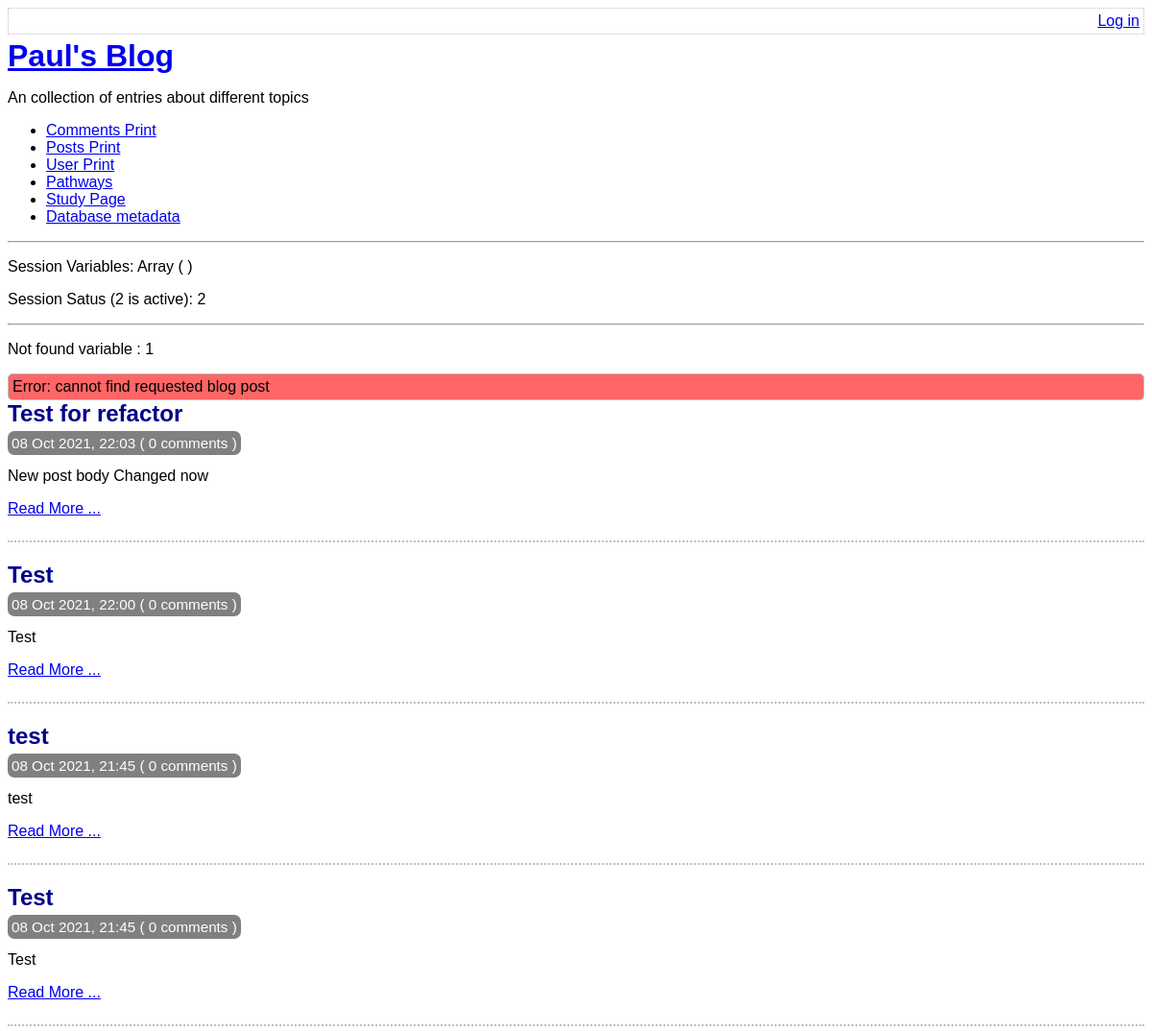
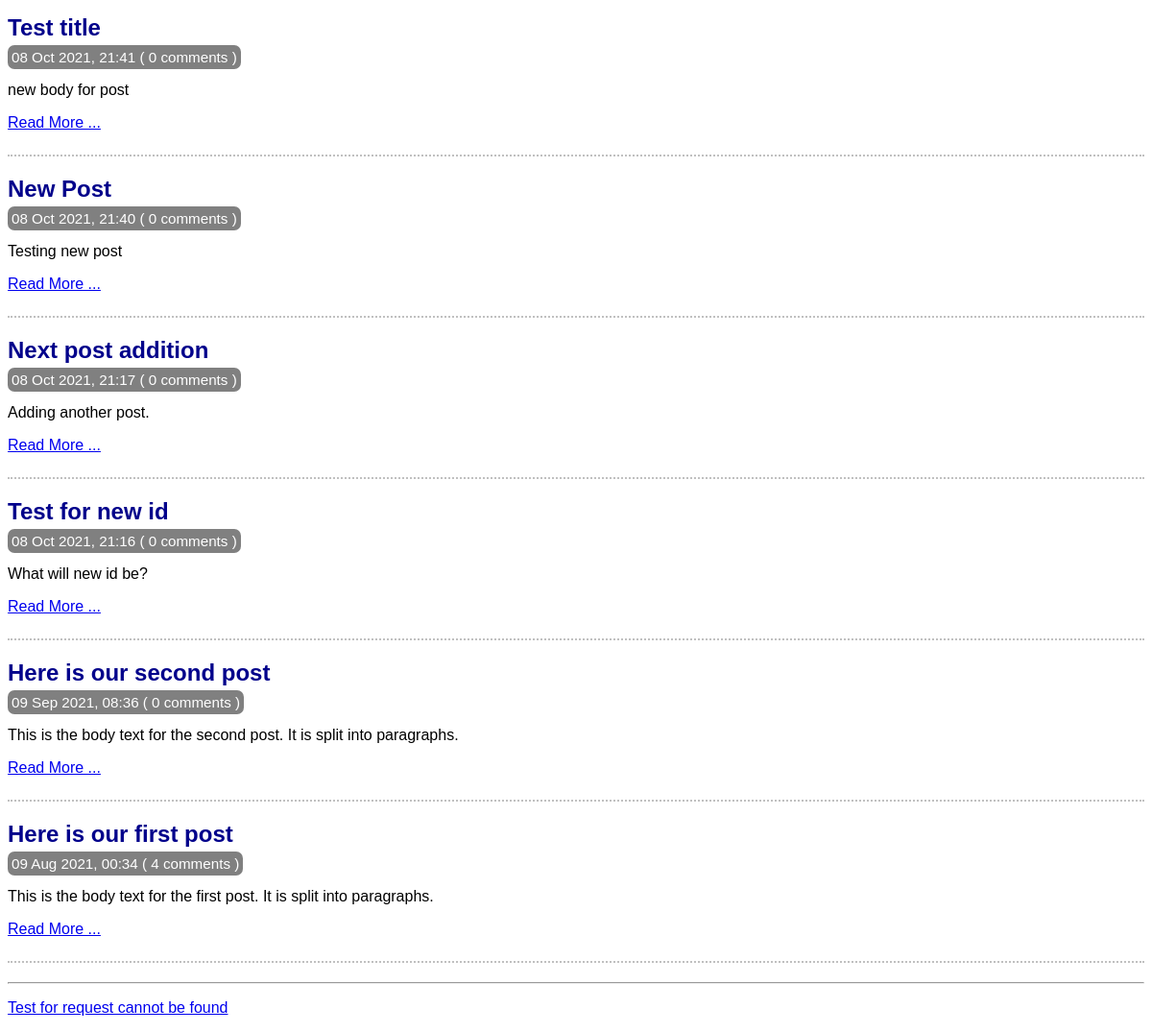
/index.php?not-found=1, run on the app's committed database (2 pictures, top to bottom).
### tables this page shows
CREATE TABLE post(
    id integer primary key autoincrement not null,
    title text not null,
    body text not null,
    user_id integer not null,
    created_at date not null,
    updated_at date,
    foreign key (user_id) references user(id)
);

### lib/common.php (called while the page is built, shortened)
<?php
function getRootPath()
{
    return realpath(__DIR__ . '/..');
}
function getDatabasePath()
{
    return getRootPath() . '/data/data.sqlite';
}
function getDsn()
{
    return 'sqlite:' . getDatabasePath();
}
function getPDO()
{
    $pdo = new PDO(getDsn());
    return $pdo;
}
function htmlEscape($html){
    return htmlspecialchars($html, ENT_HTML5, 'UTF-8');
}
function convertSQliteDate($sqlDate){
    $date = DateTime::createFromFormat("Y-m-d H:i:s",$sqlDate);
    return $date -> format('d M Y, H:i');
}
function countCommentsForPost(PDO $pdo, $postId){
    $pdo = getPDO();
    $sql = "
    select count(*) c from comment
    where post_id = :post_id
    ";
    $stmt = $pdo -> prepare($sql);
    $stmt ->execute(
        array('post_id' => $postId, )
    );
    return (int) $stmt -> fetchColumn();
}

### index.php (the view, shortened to what this page needs)
<?php
require_once 'lib/common.php';
$pdo = getPDO();
$stmt = $pdo -> query(
  'select id, title, created_at, body
  from post
  order by created_at desc'
);
$notFound = isset($_GET['not-found']);
if ($notFound){
  $notFoundVar = $notFound;
}
else{
  $notFoundVar = "not not-found";
}
?>
<?php require_once 'templates/boilerplate.php' ?>
<body>
    <?php require 'templates/title.php' ?>
    <p>Not found variable : <?php echo $notFoundVar ?></p>
    <?php if ($notFound): ?>
      <div class="box error"> Error: cannot find requested blog post </div>
      <?php endif ?>
      <div class="post-list">
        <?php while ($row = $stmt->fetch(PDO::FETCH_ASSOC)): ?>
          <div class="post-synopsis">
              <h2>
                <?php echo htmlEscape($row['title']) ?>
              </h2>
              <div class="meta">
                <?php echo convertSQliteDate($row['created_at']) ?>
                ( <?php  echo countCommentsForPost($pdo , $row['id'])  ?> comments )
              </div>
              <p>
                <?php echo htmlEscape($row['body'] )?>
              </p>
              <div class="read-more">
                <p><a href="view-post.php?post_id=<?php echo $row['id'] ?>">Read More ...</a></p>
              </div>
          </div>
      <?php endwhile ?>
    </div>
<hr/>
<p><a href="view-post.php?post_id=7">Test for request cannot be found</a></p>
</body>
</html>

### assets/main.css (style rules this page uses)
.box { border: 1px solid silver; border-radius: 5px; padding: 4px; }
.error { background-color: #ff6666; }
h1 , h2, h3 { margin-top: 0; margin-bottom: 8px; }
body { font-size: 100%; font-family:sans-serif; }
.post-synopsis { padding-bottom: 8px; border-bottom: 2px dotted silver; margin-bottom: 20px; }
.post-synopsis h2 , .post h2 { color: darkblue; }
.post .date , .post-synopsis .meta { color:white; background-color: grey; border-radius: 7px; padding: 4px; display: inline; font-size: 0.95em; }

### data on the page
post: title "Test for refactor", created_at "08 Oct 2021, 22:03", id "0", body "New post body Changed now"
post: title "Test", created_at "08 Oct 2021, 22:00", id "0", body "Test"
post: title "test", created_at "08 Oct 2021, 21:45", id "0", body "test"
post: title "Test", created_at "08 Oct 2021, 21:45", id "0", body "Test"
post: title "Test title", created_at "08 Oct 2021, 21:41", id "0", body "new body for post"
post: title "New Post", created_at "08 Oct 2021, 21:40", id "0", body "Testing new post"
post: title "Next post addition", created_at "08 Oct 2021, 21:17", id "0", body "Adding another post."
post: title "Test for new id", created_at "08 Oct 2021, 21:16", id "0", body "What will new id be?"
post: title "Here is our second post", created_at "09 Sep 2021, 08:36", id "0", body "This is the body text for the second post. It is split into paragraphs."
post: title "Here is our first post", created_at "09 Aug 2021, 00:34", id "4", body "This is the body text for the first post. It is split into paragraphs."

### other printed values
$sessionVars "Array ( )"
session_status() "2"
$notFoundVar "1"
